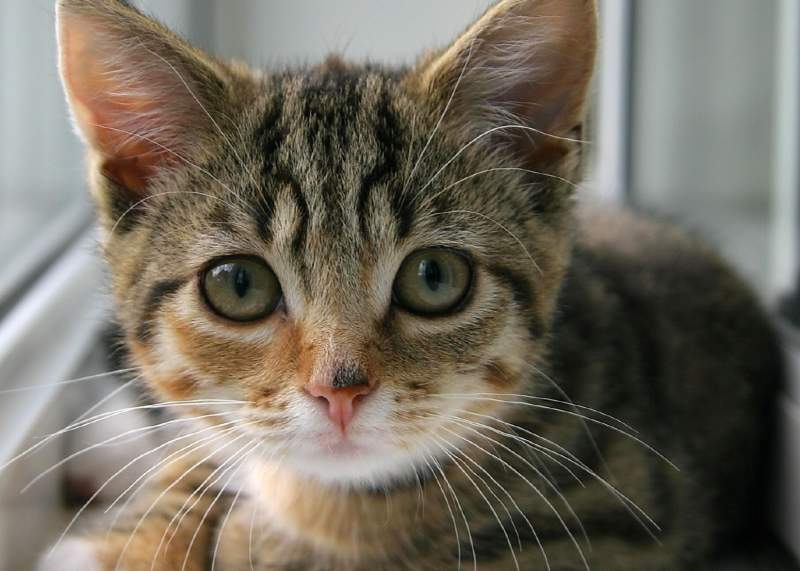
#> input picture cat.jpg, 800 x 571 px
$ jupyter execute 'IPLab2(Gray_Binary_64_32_16).ipynb'
#> lines starting #> are read from the running program, lines starting #| are printed output that depends on the picture
# **Importing Libraries & Image**

[cell 1]
import numpy as np
import cv2 as cv
from google.colab.patches import cv2_imshow
from PIL import Image, ImageOps
import matplotlib.pylab as plt
from google.colab import files

uploaded = files.upload()
#> the answer given: cat.jpg

# 1. Converting RGB image to Grayscale image
# 2. Converting Grayscale to Binary image

[cell 2]
img = Image.open('cat.jpg')
#> img is the input picture: PIL image 800x571 RGB; mean R, G, B 114.6, 107.8, 95.6

gray = img.convert('LA')
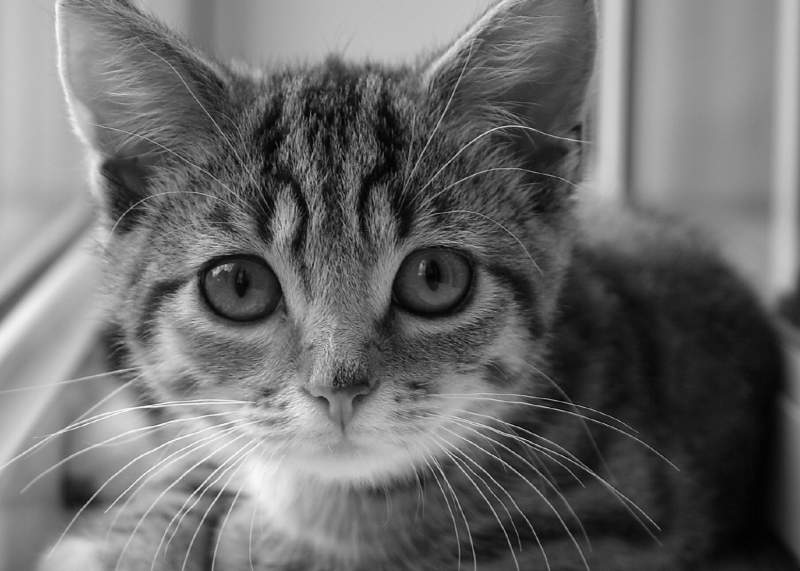
#> gray: PIL image 800x571 LA; mean R, G, B, A 108.4, 108.4, 108.4, 255
binary = gray.convert('1')
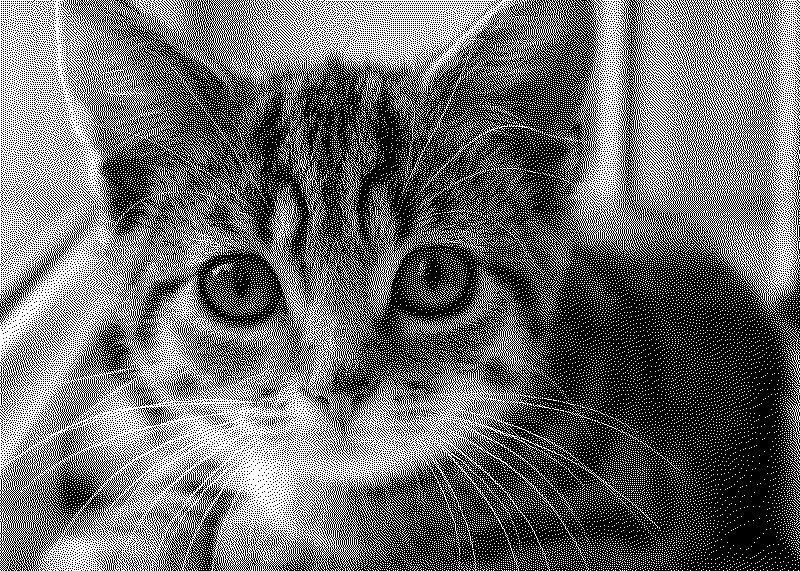
#> binary: PIL image 800x571 1; 42.5% white in thin lines or dots

f = plt.figure(figsize=(30, 30))

f.add_subplot(1, 3, 1)
plt.title(['Original Image'], fontsize=25)
plt.imshow(img)
plt.axis('off')

f.add_subplot(1, 3, 2)
plt.title(['Gray Image'], fontsize=25)
plt.imshow(gray)
plt.axis('off')

f.add_subplot(1, 3, 3)
plt.title(['Binary Image'], fontsize=25)
plt.imshow(binary)
plt.axis('off')
plt.show(block=True)
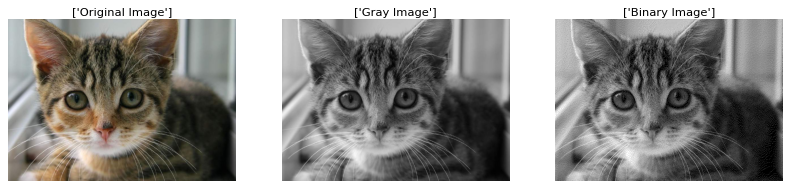
#> figure drawn by matplotlib, 3 panels

# **3. Reducing the levels of a grayscale image from 256 to 64, 32 and 16.**

[cell 3]
g = np.array(img, dtype=np.uint8)
gray2 = cv.cvtColor(g, cv.COLOR_BGR2GRAY)

f = plt.figure(figsize=(40, 40))

f.add_subplot(3, 1, 1)
ratio = np.amax(gray2) / 64.0
#> ratio = 3.97
img64 = (gray2 / ratio).astype('uint8')
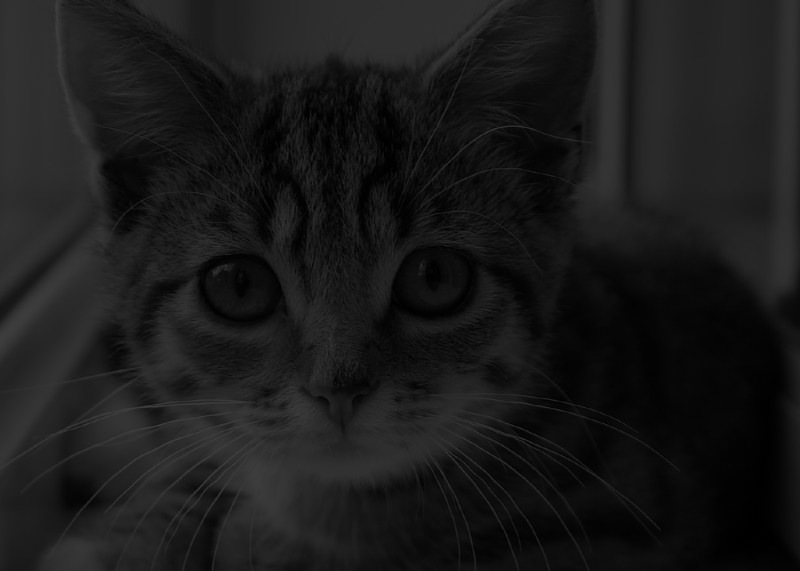
#> img64: shape (571, 800); min 0, max 64, mean 26
plt.title(['Level-64'], fontsize=25)
plt.imshow(img64, cmap='gray')
plt.axis('off')

f.add_subplot(3, 1, 2)
ratio = np.amax(gray2) / 32.0
#> ratio = 7.94
img32 = (gray2 / ratio).astype('uint8')
plt.title(['Level-32'], fontsize=25)
plt.imshow(img32, cmap='gray')
plt.axis('off')

f.add_subplot(3, 1, 3)
ratio = np.amax(gray2) / 16.0
#> ratio = 15.88
img16 = (gray2 / ratio).astype('uint8')
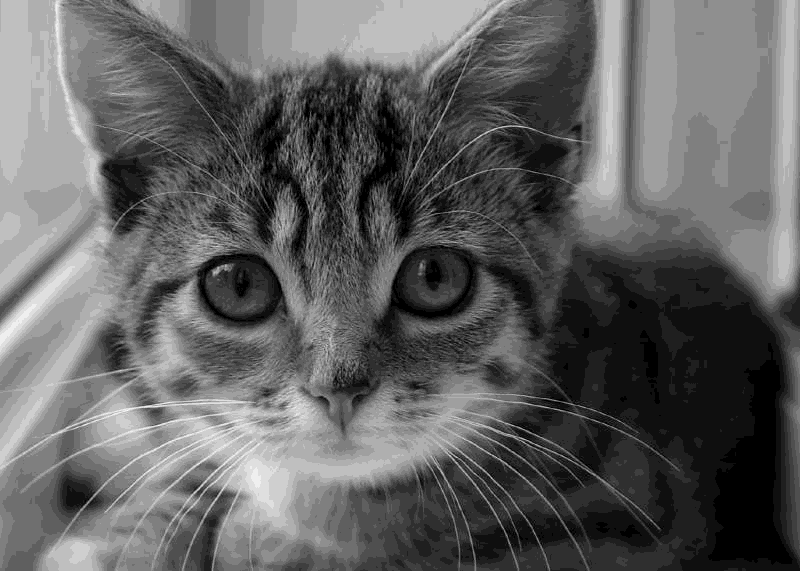
#> img16: shape (571, 800); min 0, max 16, mean 6.12; drawn with min black and max white
plt.title(['Level-16'], fontsize=25)
plt.imshow(img16, cmap='gray')
plt.axis('off')

plt.show(block=True)

$ run again, with f2.png saved as cat.jpg
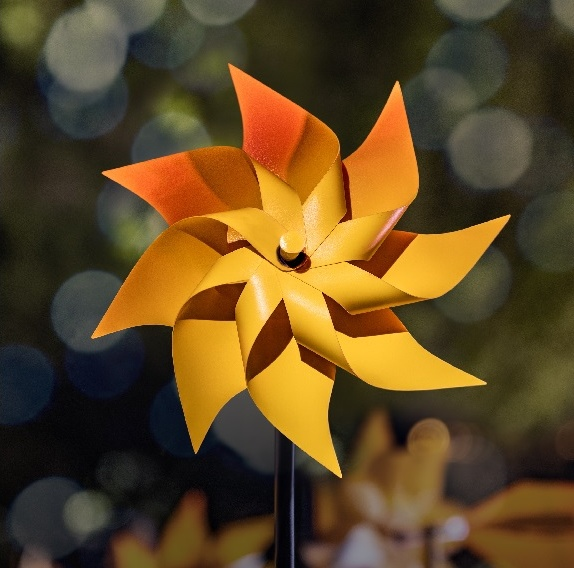
#> input picture f2.png, 574 x 568 px
#> img is the input picture: PIL image 574x568 RGB; mean R, G, B 95.4, 71.9, 35.1
#> `binary = gray.convert('1')`:
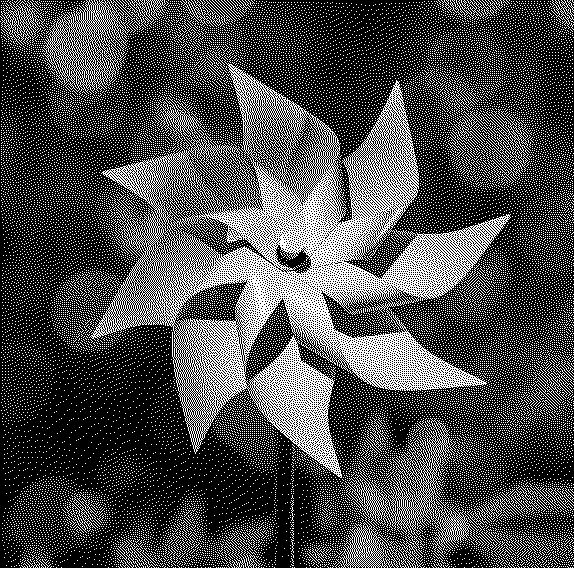
#> binary: PIL image 574x568 1; 29.2% white in thin lines or dots
#> `ratio = np.amax(gray2) / 64.0`: ratio = 3.75
#> `img64 = (gray2 / ratio).astype('uint8')`:
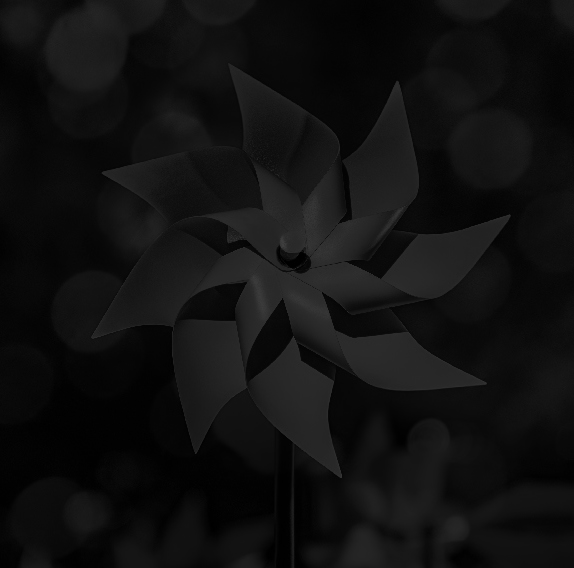
#> img64: shape (568, 574); min 0, max 64, mean 16.5
#> `ratio = np.amax(gray2) / 32.0`: ratio = 7.5
#> `ratio = np.amax(gray2) / 16.0`: ratio = 15
